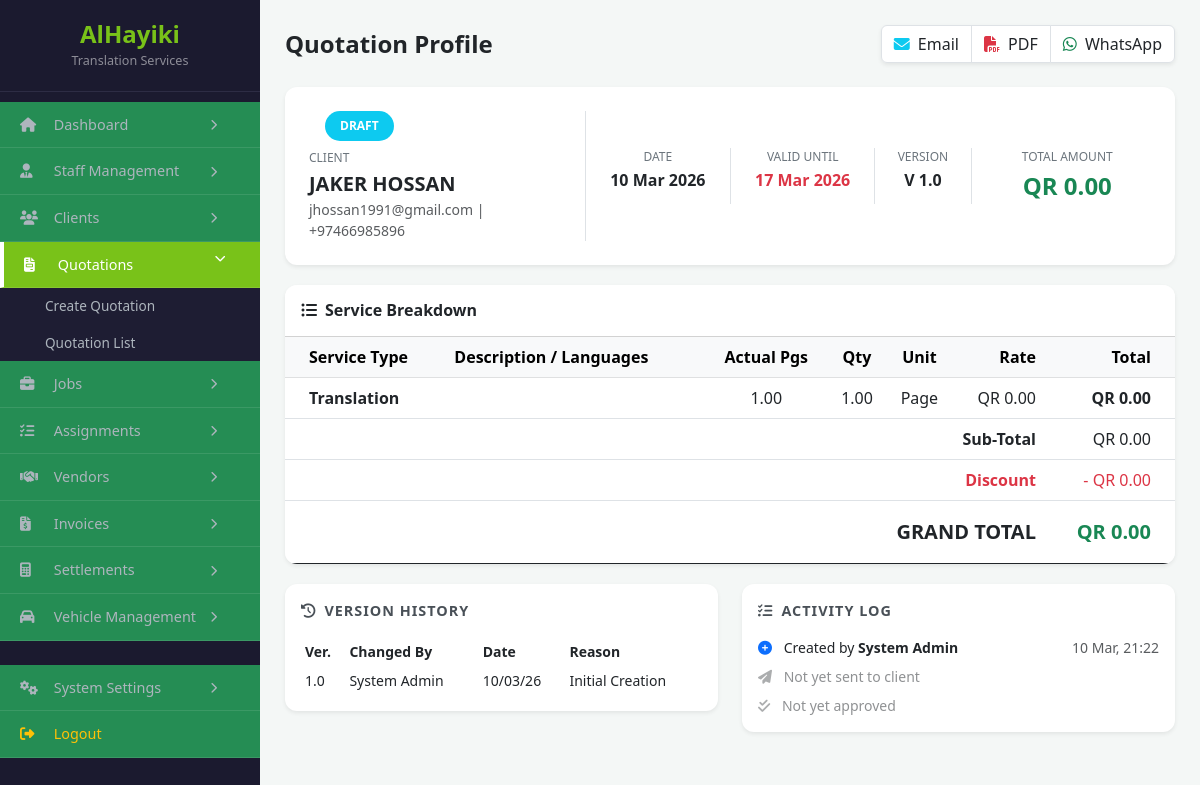
Page /view_quotation.php?id=3 (signed in) on the committed database.
### tables this page shows
CREATE TABLE `quotations` (
  `id` int(11) NOT NULL,
  `quote_no` varchar(50) NOT NULL,
  `client_id` int(11) NOT NULL,
  `branch_id` int(11) DEFAULT 1,
  `receiving_method` varchar(50) DEFAULT 'Walk-in',
  `whatsapp_number_id` int(11) DEFAULT NULL,
  `client_ref` varchar(100) DEFAULT NULL,
  `quotation_for` text DEFAULT NULL,
  `valid_until` date DEFAULT NULL,
  `sub_total` decimal(15,2) DEFAULT 0.00,
  `discount` decimal(15,2) DEFAULT 0.00,
  `grand_total` decimal(15,2) DEFAULT 0.00,
  `deadline` datetime DEFAULT NULL,
  `delivery_info` text DEFAULT NULL,
  `additional_notes` text DEFAULT NULL,
  `payment_terms` text DEFAULT NULL,
  `status` enum('Draft','In Progress','Approved','Rejected','Converted','Cancelled') DEFAULT 'Draft',
  `created_by` int(11) NOT NULL,
  `created_at` datetime DEFAULT current_timestamp(),
  `updated_at` datetime DEFAULT NULL ON UPDATE current_timestamp()
);

CREATE TABLE `clients` (
  `id` int(11) NOT NULL,
  `client_type` enum('Individual','Company') NOT NULL,
  `name` varchar(150) NOT NULL,
  `nationality` varchar(100) DEFAULT NULL,
  `qid_passport` varchar(50) DEFAULT NULL,
  `gender` enum('Male','Female','Other') DEFAULT NULL,
  `company_name` varchar(150) DEFAULT NULL,
  `position` varchar(100) DEFAULT NULL,
  `contact_person` varchar(100) DEFAULT NULL,
  `cr_number` varchar(50) DEFAULT NULL,
  `cr_expiry` date DEFAULT NULL,
  `vat_number` varchar(50) DEFAULT NULL,
  `mobile_primary` varchar(20) NOT NULL,
  `mobile_secondary` varchar(20) DEFAULT NULL,
  `landline` varchar(20) DEFAULT NULL,
  `email` varchar(100) DEFAULT NULL,
  `last_job_date` datetime DEFAULT NULL,
  `website` varchar(255) DEFAULT NULL,
  `address` text DEFAULT NULL,
  `city` varchar(100) DEFAULT NULL,
  `country` varchar(100) DEFAULT 'Qatar',
  `requires_lpo` tinyint(1) DEFAULT 0,
  `has_contract` tinyint(1) DEFAULT 0,
  `contract_start` date DEFAULT NULL,
  `contract_expiry` date DEFAULT NULL,
  `contract_file_path` varchar(255) DEFAULT NULL,
  `delivery_prefs` set('Digital','Office_Collection','Client_Location','On_Request') DEFAULT NULL,
  `internal_notes` text DEFAULT NULL,
  `tags` varchar(255) DEFAULT NULL,
  `is_vip` tinyint(1) DEFAULT 0,
  `status` enum('Active','On Hold','Inactive') DEFAULT 'Active',
  `is_archived` tinyint(1) DEFAULT 0,
  `created_by` int(11) DEFAULT NULL,
  `branch_id` int(11) DEFAULT NULL,
  `is_active` tinyint(1) DEFAULT 1,
  `activity_level` enum('One-Time','Occasional','Regular','Frequent') DEFAULT 'One-Time'
);

CREATE TABLE `quotation_items` (
  `id` int(11) NOT NULL,
  `quote_id` int(11) NOT NULL,
  `service_type` varchar(100) DEFAULT NULL,
  `description` text DEFAULT NULL,
  `pages_s` decimal(10,2) DEFAULT 0.00,
  `qty` decimal(10,2) DEFAULT 0.00,
  `unit` varchar(20) DEFAULT 'Page',
  `rate` decimal(15,2) DEFAULT 0.00,
  `total` decimal(15,2) DEFAULT 0.00
);

CREATE TABLE `users` (
  `id` int(11) NOT NULL,
  `staff_profile_id` int(11) DEFAULT NULL,
  `username` varchar(50) DEFAULT NULL,
  `password` varchar(255) DEFAULT NULL,
  `full_name` varchar(150) DEFAULT NULL,
  `role` varchar(255) DEFAULT NULL,
  `branch_id` int(11) DEFAULT NULL,
  `permissions` text DEFAULT NULL,
  `account_status` enum('Active','Locked') DEFAULT 'Active',
  `last_login` datetime DEFAULT NULL
);

### view_quotation.php (the view, shortened to what this page needs)
<?php
include 'db.php';
$quote_id = $_GET['id'] ?? null;
$stmt = $pdo->prepare("SELECT q.*,
                       c.company_name, c.name as client_person, c.mobile_primary, c.email,
                       u.full_name as creator_name, b.name as branch_name
                       FROM quotations q
                       JOIN clients c ON q.client_id = c.id
                       JOIN users u ON q.created_by = u.id
                       JOIN branches b ON q.branch_id = b.id
                       WHERE q.id = ?");
$stmt->execute([$quote_id]);
$quote = $stmt->fetch();
$itemsStmt = $pdo->prepare("SELECT * FROM quotation_items WHERE quote_id = ?");
$itemsStmt->execute([$quote_id]);
$line_items = $itemsStmt->fetchAll();
?>
<!DOCTYPE html>
<html lang="en">
<head>
    <link href="https://cdn.jsdelivr.net/npm/bootstrap@5.3.0/dist/css/bootstrap.min.css" rel="stylesheet">
    <link rel="stylesheet" href="https://cdnjs.cloudflare.com/ajax/libs/font-awesome/6.4.0/css/all.min.css">
</head>
<body>
<div class="flex-wrapper">
    <?php include 'sidebar.php'; ?>
    <div class="main-content">
        <div class="d-flex justify-content-between align-items-center mb-4">
            <h4 class="fw-bold mb-0 text-dark">Quotation Profile</h4>
            <div class="btn-group shadow-sm">
                <button class="btn btn-white border bg-white"><i class="fas fa-envelope me-1 text-info"></i> Email</button>
                <a href="print_pdf.php?id=<?= $quote_id ?>" class="btn btn-white border bg-white"><i class="fas fa-file-pdf me-1 text-danger"></i> PDF</a>
                <button class="btn btn-white border bg-white"><i class="fab fa-whatsapp me-1 text-success"></i> WhatsApp</button>
            </div>
        </div>
        <div class="card p-4">
            <div class="row align-items-center">
                <div class="col-md-4 border-end">
                    <div class="d-flex align-items-center mb-2">
                        <span class="status-badge bg-info text-white"><?= $quote['status'] ?></span>
                    </div>
                    <div class="info-label">CLIENT</div>
                    <div class="info-value fs-5"><?= htmlspecialchars($quote['company_name'] ?: $quote['client_person']) ?></div>
                    <div class="text-muted small"><?= $quote['email'] ?> | <?= $quote['mobile_primary'] ?></div>
                </div>
                <div class="col-md-8">
                    <div class="row text-center">
                        <div class="col-3">
                            <div class="info-label">DATE</div>
                            <div class="info-value"><?= date('d M Y', strtotime($quote['created_at'])) ?></div>
                        </div>
                        <div class="col-3 border-start">
                            <div class="info-label">VALID UNTIL</div>
                            <div class="info-value text-danger"><?= date('d M Y', strtotime($quote['valid_until'])) ?></div>
                        </div>
                        <div class="col-2 border-start">
                            <div class="info-label">VERSION</div>
                            <div class="info-value">V 1.0</div>
                        </div>
                        <div class="col-4 border-start">
                            <div class="info-label">TOTAL AMOUNT</div>
                            <div class="info-value fs-4 text-success">QR <?= number_format($quote['grand_total'], 2) ?></div>
                        </div>
                    </div>
                </div>
            </div>
        </div>
        <div class="card overflow-hidden">
            <div class="card-header bg-white py-3">
                <h6 class="mb-0 fw-bold"><i class="fas fa-list-ul me-2"></i>Service Breakdown</h6>
            </div>
            <div class="table-responsive">
                <table class="table table-hover align-middle mb-0">
                    <thead class="table-light">
                        <tr>
                            <th class="ps-4">Service Type</th>
                            <th>Description / Languages</th>
                            <th class="text-center">Actual Pgs</th>
                            <th class="text-center">Qty</th>
                            <th class="text-center">Unit</th>
                            <th class="text-end">Rate</th>
                            <th class="text-end pe-4">Total</th>
                        </tr>
                    </thead>
                    <tbody>
                        <?php foreach($line_items as $item): ?>
                        <tr>
                            <td class="ps-4 fw-bold"><?= $item['service_type'] ?></td>
                            <td><?= htmlspecialchars($item['description']) ?></td>
                            <td class="text-center"><?= $item['pages_s'] ?></td>
                            <td class="text-center"><?= $item['qty'] ?></td>
                            <td class="text-center"><?= $item['unit'] ?></td>
                            <td class="text-end">QR <?= number_format($item['rate'], 2) ?></td>
                            <td class="text-end pe-4 fw-bold">QR <?= number_format($item['total'], 2) ?></td>
                        </tr>
                        <?php endforeach; ?>
                    </tbody>
                    <tfoot class="bg-light">
                        <tr>
                            <td colspan="6" class="text-end fw-bold py-2">Sub-Total</td>
                            <td class="text-end pe-4 py-2">QR <?= number_format($quote['sub_total'], 2) ?></td>
                        </tr>
                        <tr>
                            <td colspan="6" class="text-end fw-bold py-2 text-danger">Discount</td>
                            <td class="text-end pe-4 py-2 text-danger">- QR <?= number_format($quote['discount'], 2) ?></td>
                        </tr>
                        <tr class="fs-5 border-top border-dark">
                            <td colspan="6" class="text-end fw-bold py-3">GRAND TOTAL</td>
                            <td class="text-end pe-4 py-3 fw-bold text-success">QR <?= number_format($quote['grand_total'], 2) ?></td>
                        </tr>
                    </tfoot>
                </table>
            </div>
        </div>
        <div class="row">
            <div class="col-md-6">
                <div class="card p-3">
                    <div class="section-title"><i class="fas fa-history me-2"></i>Version History</div>
                    <table class="table table-sm table-borderless small mb-0">
                        <thead class="text-muted">
                            <tr>
                                <th>Ver.</th>
                                <th>Changed By</th>
                                <th>Date</th>
                                <th>Reason</th>
                            </tr>
                        </thead>
                        <tbody>
                            <tr>
                                <td>1.0</td>
                                <td><?= $quote['creator_name'] ?></td>
                                <td><?= date('d/m/y', strtotime($quote['created_at'])) ?></td>
                                <td>Initial Creation</td>
                            </tr>
                        </tbody>
                    </table>
                </div>
            </div>
            <div class="col-md-6">
                <div class="card p-3">
                    <div class="section-title"><i class="fas fa-tasks me-2"></i>Activity Log</div>
                    <ul class="list-unstyled small mb-0">
                        <li class="mb-2 d-flex justify-content-between">
                            <span><i class="fas fa-plus-circle text-primary me-2"></i> Created by <strong><?= $quote['creator_name'] ?></strong></span>
                            <span class="text-muted"><?= date('d M, H:i', strtotime($quote['created_at'])) ?></span>
                        </li>
                        <li class="mb-2 d-flex justify-content-between opacity-50">
                            <span><i class="fas fa-paper-plane text-muted me-2"></i> Not yet sent to client</span>
                        </li>
                        <li class="d-flex justify-content-between opacity-50">
                            <span><i class="fas fa-check-double text-muted me-2"></i> Not yet approved</span>
                        </li>
                    </ul>
                </div>
            </div>
        </div>
    </div>
</div>
</body>
</html>

### view_quotation.php (style rules this page uses)
body { background-color: #f4f7f6; font-family: 'Segoe UI', sans-serif; }
.flex-wrapper { display: flex; min-height: 100vh; }
.main-content { flex-grow: 1; padding: 25px; }
.status-badge { font-size: 0.75rem; padding: 6px 15px; border-radius: 50px; text-transform: uppercase; font-weight: bold; }
.card { border: none; border-radius: 12px; box-shadow: 0 0.125rem 0.25rem rgba(0,0,0,0.075); margin-bottom: 20px; }
.section-title { font-size: 0.9rem; font-weight: 700; color: #495057; text-transform: uppercase; letter-spacing: 1px; margin-bottom: 15px; }
.info-label { font-size: 0.75rem; color: #6c757d; margin-bottom: 2px; }
.info-value { font-weight: 600; color: #212529; }

### rows in the picture
quotations: status "DRAFT", client.name "JAKER HOSSAN", client.email "jhossan1991@gmail.com", client.mobile_primary "+97466985896", created_at "10 Mar 2026", valid_until "17 Mar 2026", grand_total "0.00", sub_total "0.00", discount "0.00", users.full_name "System Admin", created_at "10/03/26", created_at "10 Mar, 21:22"
quotation_items: service_type "Translation", pages_s "1.00", qty "1.00", unit "Page", rate "0.00", total "0.00"
